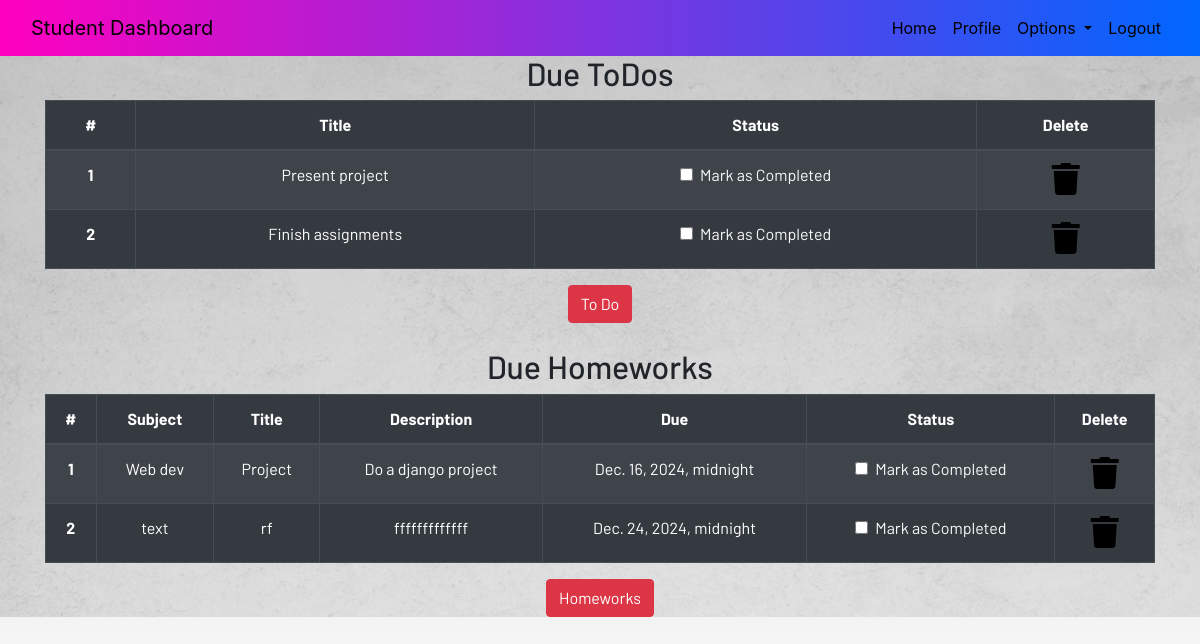
The page /profile/ (signed in) on the database its author committed.
### dashboard/models.py (models this page shows, shortened)
class Todo(models.Model):
    user = models.ForeignKey(User, on_delete=models.CASCADE)
    title = models.CharField(max_length=200)
    is_finished = models.BooleanField(default=False)

class Homework(models.Model):
    user = models.ForeignKey(User, on_delete=models.CASCADE)
    subject = models.CharField(max_length=50)
    title = models.CharField(max_length=100)
    description = models.TextField()
    due = models.DateTimeField()
    is_finished = models.BooleanField(default=False)

### dashboard/views.py (the view)
# urls.py: path('profile/', dash_view.profile, name='profile'),
@login_required
def profile(request):
    homeworks = Homework.objects.filter(is_finished=False, user=request.user)
    todos = Todo.objects.filter(is_finished=False, user=request.user)
    if len(homeworks) == 0:
        homeworks_done = True
    else:
        homeworks_done = False
    if len(todos) == 0:
        todos_done = True
    else:
        todos_done = False
    context = {
        'homeworks': zip(homeworks, range(1, len(homeworks)+1)),
        'todos': zip(todos, range(1, len(todos)+1)),
        'homeworks_done': homeworks_done,
        'todos_done': todos_done,
    }
    return render(request, 'dashboard/profile.html', context)

### dashboard/templates/dashboard/profile.html
{% extends 'dashboard/base.html' %} {% load static %}
{% load crispy_forms_tags%}
{% block content %}
<section class="text-center">
    <div class="container">
        {% if not todos_done %}
        <h2>Due ToDos</h2>
        <table class="table table-striped table-bordered table-hover table-dark">
            <thead>
                <tr>
                    <th scope="col">#</th>
                    <th scope="col">Title</th>
                    <th scope="col">Status</th>
                    <th scope="col">Delete</th>
                </tr>
            </thead>
            <tbody>
                <tr>
                    {% for todo,serial in todos %}
                    <th scope="row">{{serial}}</th>
                    <td>{{todo.title}}</td>
                    <td>
                        <a href="{% url 'update-todo' todo.id %}">
                            <div class="form-check">
                                {%if todo.is_finished == True%}
                                <input class="form-check-input" type="checkbox" value="" checked id={{todo.id}}>
                                {%else%}
                                <input class="form-check-input" type="checkbox" value="" id={{todo.id}}>
                                {%endif%}
                                <label class="form-check-label text-light" for="flexCheckDefault">
                                    Mark as Completed
                                </label>
                            </div>
                        </a>
                    </td>
                    <td><a href="{% url 'delete-todo' todo.id%}"><i class="fa fa-trash fa-2x"></i></a></td>
                </tr>
                {%endfor%}
            </tbody>
        </table>
        {% else %}
        <h3>All To dos are completed!!!!</h3>
        {% endif %}
        <a href="{% url 'todo' %}" class="btn btn-danger">To Do</a>
        <br><br>
        {% if not homeworks_done %}
        <h2>Due Homeworks</h2>
        <table class="table table-striped table-bordered table-hover table-dark">
            <thead>
                <tr>
                    <th scope="col">#</th>
                    <th scope="col">Subject</th>
                    <th scope="col">Title</th>
                    <th scope="col">Description</th>
                    <th scope="col">Due</th>
                    <th scope="col">Status</th>
                    <th scope="col">Delete</th>
                </tr>
            </thead>
            <tbody>
                <tr>
                    {% for homework,serial in homeworks %}
                    <th scope="row">{{serial}}</th>
                    <td>{{homework.subject}}</td>
                    <td>{{homework.title}}</td>
                    <td>{{homework.description}}</td>
                    <td>{{homework.due}}</td>
                    <td>
                        <a href="{% url 'update-homework' homework.id %}">
                            <div class="form-check">
                                {%if homework.is_finished == True%}
                                <input class="form-check-input" type="checkbox" value="" checked id={{todo.id}}>
                                {%else%}
                                <input class="form-check-input" type="checkbox" value="" id={{todo.id}}>
                                {%endif%}
                                <label class="form-check-label text-light" for="flexCheckDefault">
                                    Mark as Completed
                                </label>
                            </div>
                        </a>
                    </td>
                    <td><a href="{% url 'delete-homework' homework.id%}"><i class="fa fa-trash fa-2x"></i></a></td>
                </tr>
                {%endfor%}
            </tbody>
        </table>
        {% else %}
        <h3>All To homeworks are completed!!!!</h3>
        {% endif %}
        <a href="{% url 'homework' %}" class="btn btn-danger">Homeworks</a>
    </div>
</section>
{% endblock content %}

### dashboard/templates/dashboard/base.html (shortened to what this page needs)
<!DOCTYPE html>
{% load static %}
<html lang="en">
<head>
  <link rel="stylesheet" href="https://stackpath.bootstrapcdn.com/bootstrap/4.3.1/css/bootstrap.min.css"
 />
  <link rel="stylesheet" href="https://use.fontawesome.com/releases/v5.7.2/css/all.css"
 />
  <link rel="stylesheet" href="{% static 'css/main.css' %}" />
</head>
<body>
  <header>
    <nav class="navbar navbar-expand-lg" style="background: linear-gradient(to right, rgb(255, 0, 191), rgb(0, 102, 255));">
      <div class="container-fluid">
        <a class="navbar-brand" href="#">Student Dashboard</a>
        <div class="collapse navbar-collapse justify-content-end" id="navbarSupportedContent">
          <ul class="navbar-nav mb-2 mb-lg-0">
            <li class="nav-item">
              <a class="nav-link active" aria-current="page" href="{% url 'home'%}">Home</a>
            </li>
            {% if user.is_authenticated %}
            <li class="nav-item">
              <a class="nav-link" href="{%url 'profile'%}">Profile</a>
            </li>
            <li class="nav-item dropdown">
              <a class="nav-link dropdown-toggle" href="#" id="navbarDropdown" role="button" data-toggle="dropdown"
                aria-haspopup="true" aria-expanded="false">
                Options
              </a>
            </li>
            <li class="nav-item">
              <a class="nav-link" href="{%url 'logout'%}">Logout</a>
            </li>
            {% endif %}
          </ul>
        </div>
      </div>
    </nav>
  </header>
  <br /><br />
  <main style="margin-top: -50px; background: url('{% static 'images/pg.png' %}') no-repeat center center; background-size: cover;">
     {% block content %}
      {% endblock content %}
  </main>
</body>
</html>

### static/css/main.css (style rules this page uses)
html { scroll-behavior: smooth; height: 100%; width: 100%; }
main { font-family: Barlow, Quicksand, Rubik, sans-serif, serif, 'Times New Roman', Times, serif !important; }
.navbar { background-color: rgb(71, 194, 243) !important; }
a { text-decoration: none !important; color: black; }
html, body { max-width: 100%; overflow-x: hidden; height: 100%; width: 100%; }
body { background: linear-gradient(rgba(0, 0, 0, 0.2), rgba(255, 255, 255, 0.5)); overflow-x: hidden; background-repeat: no-repeat; }
.fa { color: black; }

### rows shown on the page
Todo: serial "1", title "Present project"
Todo: serial "2", title "Finish assignments"
Homework: serial "1", subject "Web dev", title "Project", description "Do a django project", due "Dec. 16, 2024, midnight"
Homework: serial "2", subject "text", title "rf", description "fffffffffffff", due "Dec. 24, 2024, midnight"
